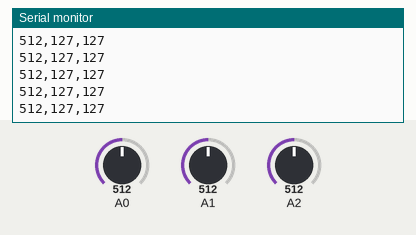
The sketch below on a simulated Arduino Uno, built with avr-gcc and run on an emulated ATmega328P. Shown: the last lines printed to the serial monitor. The test bench sets the inputs (shaded band); at power-on: A2 = 512, A0 = 512, A1 = 512.

Above: at 1.2 s.
1.3 s: A2 set to 420
At 1.8 s:
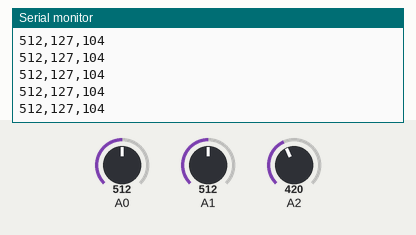
2.8 s: A2 set to 392
At 3.8 s:
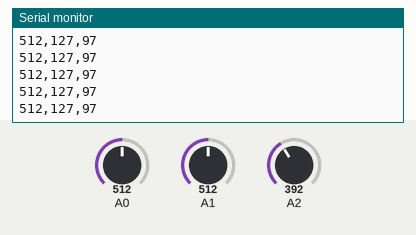
Timing chart, 0 to 5.8 s (numbered marks = the images above; inputs shaded):
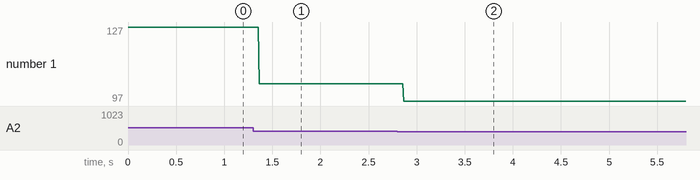

Measured:
- after the input at 1.3 s, the serial monitor: prints a new line after 0.07 s (image 1)
- after the input at 2.8 s, the serial monitor: prints a new line after 0.07 s (image 2)
- plotted number 1: 127 → 104 after the input at 1.3 s, 104 → 97 after the input at 2.8 s

The sketch:

SerialInputApplicationPattern.ino
```cpp
// Eva Philips
// Pcomp Week 6, Serial Input to P5.js Application: Pattern

void setup() {
  Serial.begin(9600);

}

void loop() {
  // read rectmode button
  int button = analogRead(A0);
  if(button == 1023){
    button = 1;
  }

  // read i potentiometer
  int potentiometer1 = analogRead(A1);
  int pot1 = map(potentiometer1, 0, 1023, 0, 255);

  // read angle potentiometer
  int potentiometer2 = analogRead(A2);
  int pot2 = map(potentiometer2, 0, 1023, 0, 255);

  // print variables
  Serial.print(button);
  Serial.print(",");
  Serial.print(pot1);
  Serial.print(",");
  Serial.println(pot2);

  delay(1);

}
```
